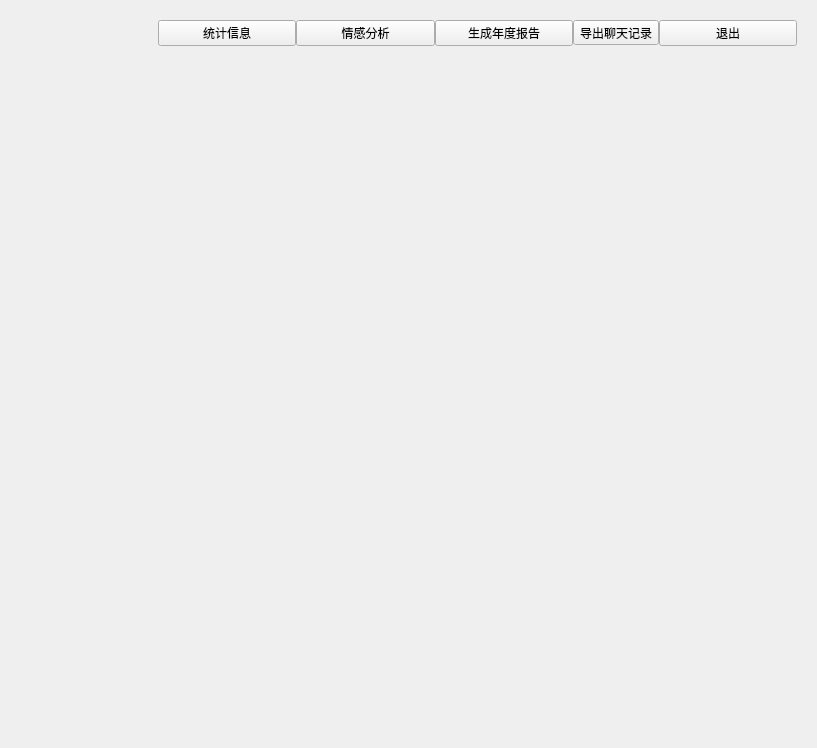
<?xml version="1.0" encoding="UTF-8"?>
<ui version="4.0">
    <class>Form</class>
    <widget class="QWidget" name="Form">
        <property name="geometry">
            <rect>
                <x>0</x>
                <y>0</y>
                <width>817</width>
                <height>748</height>
            </rect>
        </property>
        <property name="windowTitle">
            <string>Form</string>
        </property>
        <layout class="QHBoxLayout" name="horizontalLayout">
            <item>
                <widget class="QFrame" name="frame">
                    <property name="frameShape">
                        <enum>QFrame::NoFrame</enum>
                    </property>
                    <property name="frameShadow">
                        <enum>QFrame::Raised</enum>
                    </property>
                    <layout class="QVBoxLayout" name="verticalLayout">
                        <item>
                            <layout class="QHBoxLayout" name="horizontalLayout_3">
                                <property name="spacing">
                                    <number>0</number>
                                </property>
                                <item>
                                    <widget class="QLabel" name="label_remark">
                                        <property name="maximumSize">
                                            <size>
                                                <width>16777215</width>
                                                <height>100</height>
                                            </size>
                                        </property>
                                        <property name="font">
                                            <font>
                                                <pointsize>12</pointsize>
                                            </font>
                                        </property>
                                        <property name="text">
                                            <string/>
                                        </property>
                                    </widget>
                                </item>
                                <item>
                                    <widget class="QPushButton" name="btn_analysis">
                                        <property name="text">
                                            <string>统计信息</string>
                                        </property>
                                    </widget>
                                </item>
                                <item>
                                    <widget class="QPushButton" name="btn_emotion">
                                        <property name="text">
                                            <string>情感分析</string>
                                        </property>
                                    </widget>
                                </item>
                                <item>
                                    <widget class="QPushButton" name="btn_report">
                                        <property name="text">
                                            <string>生成年度报告</string>
                                        </property>
                                    </widget>
                                </item>
                                <item>
                                    <widget class="QToolButton" name="toolButton_output">
                                        <property name="text">
                                            <string>导出聊天记录</string>
                                        </property>
                                    </widget>
                                </item>
                                <item>
                                    <widget class="QPushButton" name="btn_back">
                                        <property name="text">
                                            <string>退出</string>
                                        </property>
                                    </widget>
                                </item>
                            </layout>
                        </item>
                        <item>
                            <widget class="QStackedWidget" name="stackedWidget">
                                <property name="currentIndex">
                                    <number>1</number>
                                </property>
                                <widget class="QWidget" name="page_3"/>
                                <widget class="QWidget" name="page_4"/>
                            </widget>
                        </item>
                    </layout>
                </widget>
            </item>
        </layout>
    </widget>
    <resources/>
    <connections/>
</ui>
